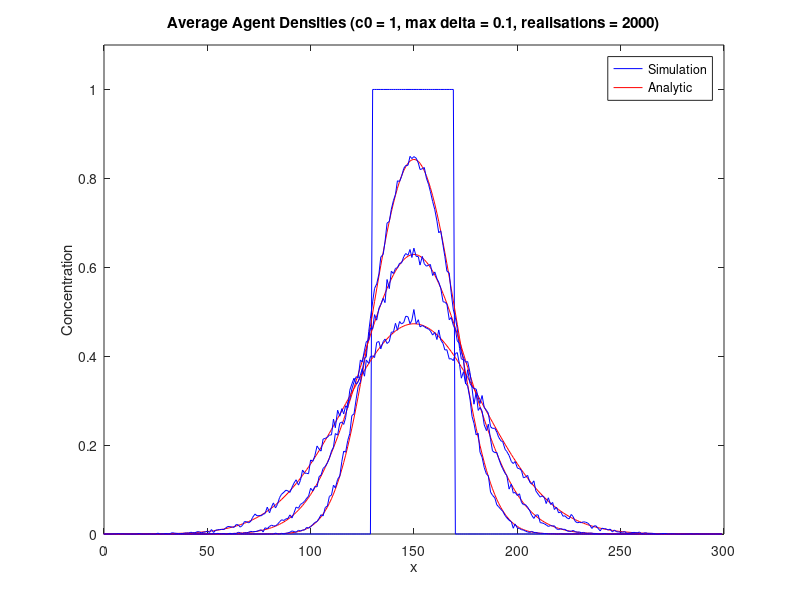

Write MATLAB code to recreate this figure.
clear all;
close all;
clc;

%% load simulation results
load('lattice_profile_init.mat');
mesh = node_positions_0_10_0(:, 1);
nodeCount = length(mesh);

%% determine the analytic solutions
c0 = 1;
analytic_sol = @(c0, x, t) (c0/2) * ...
    (erf((20 - (x - 150)) / (2 * sqrt(1/2 * t))) + erf((20 + (x - 150)) / (2 * sqrt(1/2 * t))));

sol_200_analytic = zeros(nodeCount, 1);
sol_500_analytic = zeros(nodeCount, 1);
sol_1000_analytic = zeros(nodeCount, 1);

for i = 1:nodeCount
    sol_200_analytic(i) = analytic_sol(c0, mesh(i), 200);
    sol_500_analytic(i) = analytic_sol(c0, mesh(i), 500);
    sol_1000_analytic(i) = analytic_sol(c0, mesh(i), 1000);
end

%% determine the averaged solutions for t = 0
sol_init = lattice_profile_0_10_init;

%% determine the averaged solutions for t = 200
load('lattice_profile_200.mat');

sol_200_avg = zeros(nodeCount, 1);
realisationMaxIndex = 1999;

for i = 0:realisationMaxIndex
    eval(['sol_200_avg = sol_200_avg + lattice_profile_0_10_0_' num2str(i) '(:);']);
end
sol_200_avg = sol_200_avg / (realisationMaxIndex + 1);

%% determine the averaged solutions for t = 500
load('lattice_profile_500.mat');

sol_500_avg = zeros(nodeCount, 1);
for i = 0:realisationMaxIndex
    eval(['sol_500_avg = sol_500_avg + lattice_profile_0_10_0_' num2str(i) '(:);']);
end
sol_500_avg = sol_500_avg / (realisationMaxIndex + 1);

%% determine the averaged solutions for t = 1000
load('lattice_profile_1000.mat');

sol_1000_avg = zeros(nodeCount, 1);

for i = 0:realisationMaxIndex
    eval(['sol_1000_avg = sol_1000_avg + lattice_profile_0_10_0_' num2str(i) '(:);']);
end
sol_1000_avg = sol_1000_avg / (realisationMaxIndex + 1);

%% plot solutions
figure;

plot(mesh, sol_init, 'b');
hold all;

plot(mesh, sol_200_analytic, 'r');
plot(mesh, sol_200_avg, 'b');

plot(mesh, sol_500_analytic, 'r');
plot(mesh, sol_500_avg, 'b');

plot(mesh, sol_1000_analytic, 'r');
plot(mesh, sol_1000_avg, 'b');

title('Average Agent Densities (c0 = 1, max delta = 0.1, realisations = 2000)', ...
    'FontWeight', 'Bold');
xlabel('x');
ylabel('Concentration');
ylim([0 1.1]);
xlim([0 300]);
legend('Simulation', 'Analytic');
